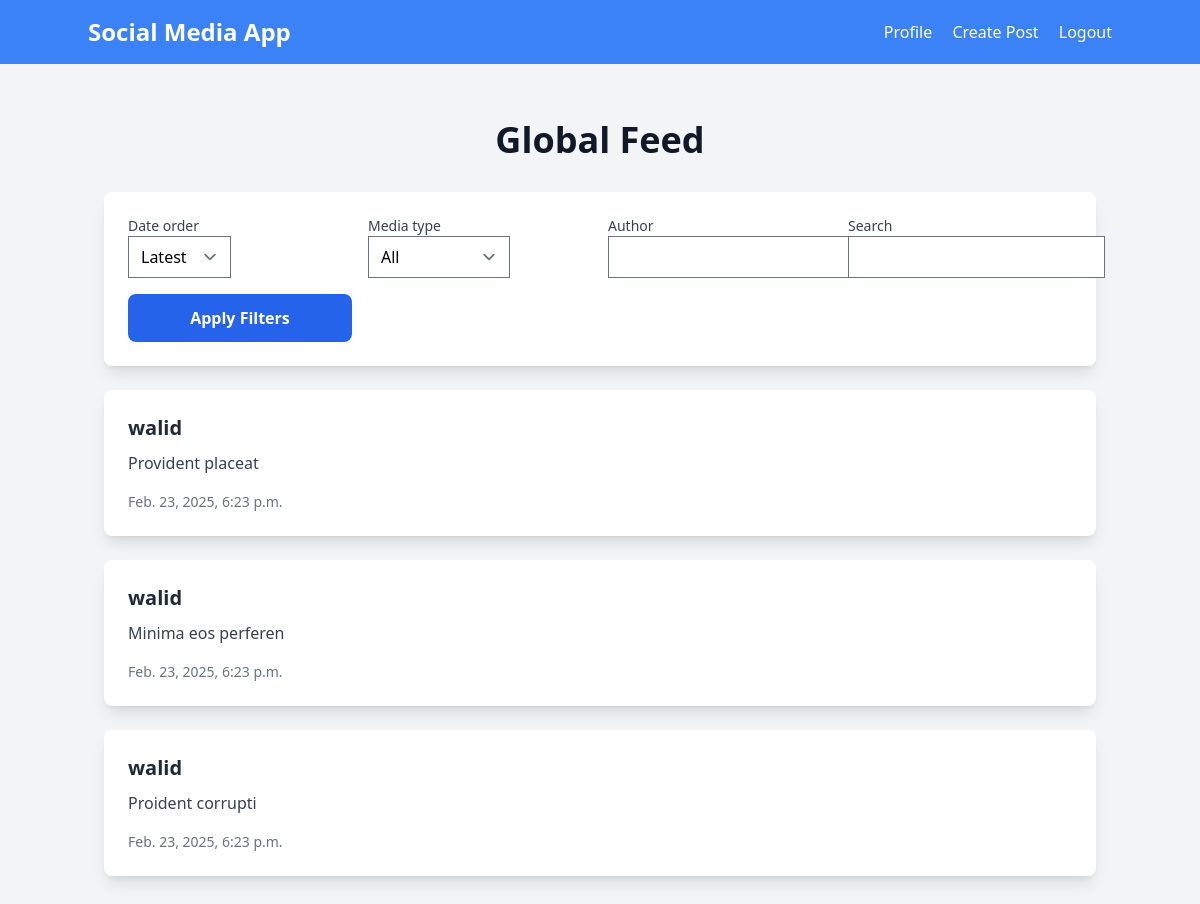
Before: / (signed in) with the older database file.
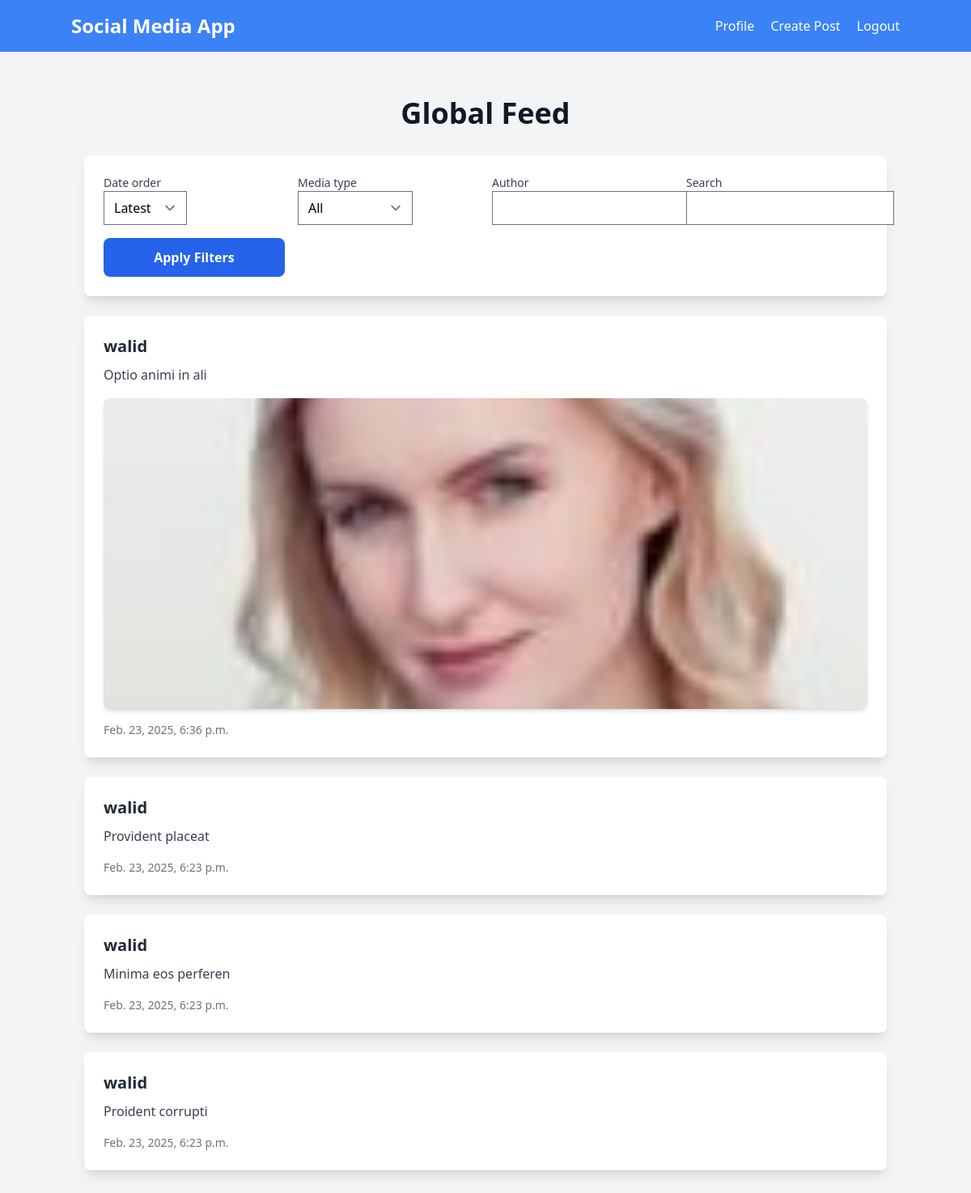
After: the same page with the newer database file.
### posts/models.py (models this page shows, shortened)
class Post(models.Model):
    user = models.ForeignKey(User, on_delete=models.CASCADE)
    content = models.TextField()
    image = models.ImageField(upload_to='post_images/', blank=True, null=True)
    created_at = models.DateTimeField(auto_now_add=True)
    updated_at = models.DateTimeField(auto_now=True)

### posts/views.py (the view)
# urls.py: 2. Add a URL to urlpatterns:  path('', views.home, name='home')
@login_required
def home(request):
    posts = Post.objects.all()
    form = PostFilterForm(request.GET)
    if form.is_valid():
        date_order = form.cleaned_data['date_order']
        media_type = form.cleaned_data['media_type']
        author = form.cleaned_data['author']
        search = form.cleaned_data['search']
        if date_order == 'oldest':
            posts = posts.order_by('created_at')
        else:
            posts = posts.order_by('-created_at')
        if media_type == 'text':
            posts = posts.filter(image='')
        elif media_type == 'image':
            posts = posts.exclude(image='')
        if author:
            posts = posts.filter(user__username__icontains=author)
        if search:
            posts = posts.filter(Q(content__icontains=search) | Q(user__username__icontains=search))
    context = {
        'posts': posts,
        'form': form,
    }
    return render(request, 'posts/home.html', context)

### posts/forms.py
class PostFilterForm(forms.Form):
    date_order = forms.ChoiceField(choices=[('latest', 'Latest'), ('oldest', 'Oldest')], required=False)
    media_type = forms.ChoiceField(choices=[('all', 'All'), ('text', 'Text Only'), ('image', 'With Image')], required=False)
    author = forms.CharField(required=False)
    search = forms.CharField(required=False)

### posts/templates/posts/home.html
{% extends 'base.html' %}
{% block content %}
<div class="container mx-auto px-4 py-6">
    <h1 class="text-4xl font-extrabold text-gray-900 mb-8 text-center">Global Feed</h1>
    <div class="bg-white shadow-lg rounded-lg p-6 mb-6">
        <form method="get" class="grid grid-cols-1 md:grid-cols-4 gap-4 items-end">
            {% for field in form %}
                <div>
                    <label class="block text-sm font-medium text-gray-700">{{ field.label }}</label>
                    {{ field }}
                </div>
            {% endfor %}
            <button type="submit" class="bg-blue-600 hover:bg-blue-700 text-white font-bold py-3 px-6 rounded-lg transition duration-300 w-full">
                Apply Filters
            </button>
        </form>
    </div>
    {% for post in posts %}
        <div class="bg-white shadow-lg rounded-lg p-6 mb-6 hover:shadow-xl transition duration-300">
            <p class="text-xl font-semibold text-gray-800">{{ post.user.username }}</p>
            <p class="text-gray-700 mt-2 leading-relaxed">{{ post.content }}</p>
            {% if post.image %}
                <div class="mt-4">
                    <img src="{{ post.image.url }}" alt="Post image" class="rounded-lg w-full max-h-96 object-cover shadow-md">
                </div>
            {% endif %}
            <p class="text-sm text-gray-500 mt-4">{{ post.created_at }}</p>
        </div>
    {% empty %}
        <div class="text-center text-gray-500 text-lg">
            <p>No posts found.</p>
        </div>
    {% endfor %}
</div>
{% endblock %}

### posts/templates/base.html (shortened to what this page needs)
<!DOCTYPE html>
<html lang="en">
<head>
    <script src="https://cdn.tailwindcss.com?plugins=forms,typography"></script>
</head>
<body class="bg-gray-100">
    <nav class="bg-blue-500 p-4">
        <div class="container mx-auto flex justify-between items-center">
            <a href="{% url 'home' %}" class="text-white text-2xl font-bold">Social Media App</a>
            <div>
                {% if user.is_authenticated %}
                <a href="{% url 'profile' %}" class="text-white hover:text-blue-200 mr-4">Profile</a>
                <a href="{% url 'create_post' %}" class="text-white hover:text-blue-200 mr-4">Create Post</a>
                <a href="{% url 'logout' %}" class="text-white hover:text-blue-200">Logout</a>
            {% else %}
                <a href="{% url 'login' %}" class="text-white hover:text-blue-200 mr-4">Login</a>
                <a href="{% url 'signup' %}" class="text-white hover:text-blue-200">Sign Up</a>
            {% endif %}
            </div>
        </div>
    </nav>
    <main class="py-8">
        {% block content %}
        {% endblock %}
    </main>
</body>
</html>

Changed rows visible on the page:
added Post: user.username "walid", content "Optio animi in ali", image (picture), created_at "Feb. 23, 2025, 6:36 p.m."
